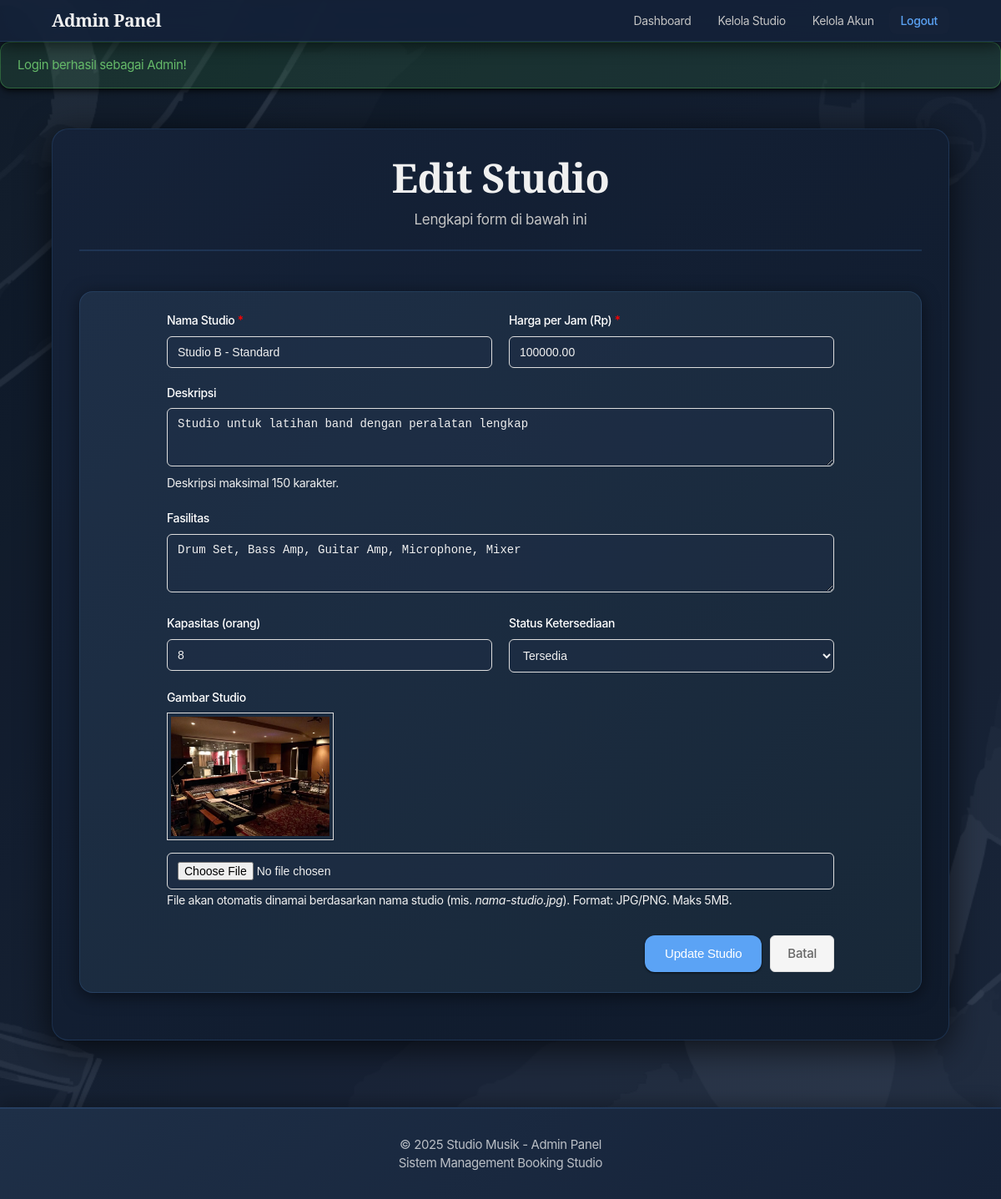
The page /public/index.php?url=admin/editStudio/2 (signed in) on the database its author committed.
### tables this page shows
CREATE TABLE `studios` (
  `id_studio` int(11) NOT NULL,
  `nama_studio` varchar(100) NOT NULL,
  `deskripsi` text DEFAULT NULL,
  `harga_per_jam` decimal(10,2) NOT NULL,
  `fasilitas` text DEFAULT NULL,
  `kapasitas` int(11) NOT NULL,
  `gambar` varchar(255) DEFAULT NULL,
  `status_ketersediaan` enum('Tersedia','Tidak Tersedia') DEFAULT 'Tersedia',
  `created_at` timestamp NULL DEFAULT current_timestamp()
);

### core/Controller.php (called while the page is built, shortened)
<?php
class Controller {
    public function view($view, $data = []) {
        extract($data);
        $viewFile = __DIR__ . "/../app/views/$view.php";
        if (!function_exists('old')) {
            function old($key, $default = '') {
                return $_SESSION['old'][$key] ?? $default;
            }
        }
        require_once $viewFile;
    }
    public function model($model) {
        $file = __DIR__ . "/../app/models/$model.php";
        return new $model();
    }
}
?>

### app/controllers/AdminController.php (called while the page is built, shortened)
<?php
require_once __DIR__ . '/../../core/Controller.php';
class AdminController extends Controller {
    public function editStudio($id_studio = null) {
        if (!$id_studio || !($studio = $this->model('Studio')->findById($id_studio))) {
            $this->setFlash('error', $id_studio ? 'Studio tidak ditemukan' : 'ID Studio tidak ditemukan');
            $this->redirect('/Studio-Music/public/index.php?url=admin/studios');
        }
        $this->view('admin/studio_form', ['admin' => $_SESSION['admin'], 'studio' => $studio, 'title' => 'Edit Studio']);
    }
}
?>

### config/Database.php (called while the page is built, shortened)
<?php
class Database {
    private $host = "localhost";
    private $db_name = "studio_music";
    private $username = "root";
    private $password = "";
    public function getConnection() {
        $this->conn = null;
        try {
            $this->conn = new PDO(
                "mysql:host=" . $this->host . ";dbname=" . $this->db_name,
                $this->username,
                $this->password
            );
            $this->conn->setAttribute(PDO::ATTR_ERRMODE, PDO::ERRMODE_EXCEPTION);
            $this->conn->exec("set names utf8");
        } catch(PDOException $e) {
            echo "Error Koneksi: " . $e->getMessage();
        }
        return $this->conn;
    }
}
?>

### core/Model.php (called while the page is built, shortened)
<?php
class Model {
    public function __construct() {
        require_once __DIR__ . '/../config/Database.php';
        $this->db = (new Database())->getConnection();
    }
}
?>

### app/models/Studio.php (called while the page is built, shortened)
<?php
require_once __DIR__ . '/../../core/Model.php';
class Studio extends Model {
    protected $table = 'studios';
    public function findById($id_studio) {
        $stmt = $this->db->prepare("SELECT * FROM {$this->table} WHERE id_studio = ? LIMIT 1");
        $stmt->execute([$id_studio]);
        return $stmt->fetch(PDO::FETCH_ASSOC);
    }
}
?>

### app/views/admin/studio_form.php (the view, shortened to what this page needs)
<?php include __DIR__ . '/header.php'; ?>
<div class="admin-dashboard-container">
    <div class="page-header">
        <h1><?= isset($studio) ? 'Edit Studio' : 'Tambah Studio Baru' ?></h1>
        <p>Lengkapi form di bawah ini</p>
    </div>
    <div class="admin-section">
        <form method="POST" action="/Studio-Music/public/index.php?url=admin/saveStudio" class="studio-form" enctype="multipart/form-data">
            <div class="form-row">
                <div class="form-group">
                    <label for="nama_studio">Nama Studio <span style="color: red;">*</span></label>
                          <input type="text" id="nama_studio" name="nama_studio" class="form-control"
                              value="<?= htmlspecialchars(old('nama_studio', isset($studio) ? $studio['nama_studio'] : '')) ?>"
                              required>
                </div>
                <div class="form-group">
                    <label for="harga_per_jam">Harga per Jam (Rp) <span style="color: red;">*</span></label>
                          <input type="number" id="harga_per_jam" name="harga_per_jam" class="form-control"
                              value="<?= htmlspecialchars(old('harga_per_jam', isset($studio) ? $studio['harga_per_jam'] : '')) ?>"
                              required min="0" step="1000">
                </div>
            </div>
            <div class="form-group">
                <label for="deskripsi">Deskripsi</label>
                <textarea id="deskripsi" name="deskripsi" class="form-control" rows="3" maxlength="150"><?= htmlspecialchars(old('deskripsi', isset($studio) ? $studio['deskripsi'] : '')) ?></textarea>
                <small>Deskripsi maksimal 150 karakter.</small>
            </div>
            <div class="form-group">
                <label for="fasilitas">Fasilitas</label>
                <textarea id="fasilitas" name="fasilitas" class="form-control" rows="3"
                          placeholder="Contoh: Microphone Condenser, Audio Interface, Drum Set, Keyboard"><?= htmlspecialchars(old('fasilitas', isset($studio) ? $studio['fasilitas'] : '')) ?></textarea>
            </div>
            <div class="form-row">
                <div class="form-group">
                    <label for="kapasitas">Kapasitas (orang)</label>
                          <input type="number" id="kapasitas" name="kapasitas" class="form-control"
                              value="<?= htmlspecialchars(old('kapasitas', isset($studio) ? $studio['kapasitas'] : '')) ?>"
                              min="1">
                </div>
                <div class="form-group">
                    <label for="status_ketersediaan">Status Ketersediaan</label>
                    <select id="status_ketersediaan" name="status_ketersediaan" class="form-control">
                        <option value="Tersedia" <?= old('status_ketersediaan', isset($studio) ? $studio['status_ketersediaan'] : 'Tersedia') == 'Tersedia' ? 'selected' : '' ?>>Tersedia</option>
                    </select>
                </div>
            </div>
            <div class="form-group">
                <label for="gambar_file">Gambar Studio</label>
                <?php if (isset($studio) && !empty($studio['gambar'])): ?>
                    <div style="margin-bottom:8px;">
                        <img src="/Studio-Music/public/images/<?= htmlspecialchars($studio['gambar']) ?>" alt="<?= htmlspecialchars($studio['nama_studio']) ?>" style="max-width:200px; border:1px solid #ddd; padding:4px;">
                    </div>
                <?php endif; ?>
                <input type="file" id="gambar_file" name="gambar_file" class="form-control" accept="image/jpeg,image/png" <?= isset($studio) ? '' : 'required' ?>>
                <small>File akan otomatis dinamai berdasarkan nama studio (mis. <em>nama-studio.jpg</em>). Format: JPG/PNG. Maks 5MB.</small>
            </div>
            <div class="form-actions">
                <button type="submit" class="btn btn-primary">
                    <?= isset($studio) ? 'Update Studio' : 'Tambah Studio' ?>
                </button>
                <a href="/Studio-Music/public/index.php?url=admin/studios" class="btn btn-secondary">
                    Batal
                </a>
            </div>
        </form>
    </div>
</div>
<?php include __DIR__ . '/footer.php'; ?>

### public/css/main.css (style rules this page uses)
:root { --color-primary: #5BA3F5; --color-primary-dark: #3D7BBF; --color-primary-light: #7CB8F7; --color-accent: #E6C068; --color-text: #F0F0F0; --color-text-secondary: #C4C4C4; --color-text-muted: #8A8A8A; --color-bg: #0B1829; --color-bg-secondary: #152238; --color-bg-card: #1E2F47; --color-border: #2D4563; --color-border-light: #243852; --color-overlay-light: rgba(11, 24, 41, 0.5); --color-overlay-dark: rgba(11, 24, 41, 0.88); --color-white: #ffffff; --color-dark: #0B1829; --shadow-sm: 0 1px 3px rgba(0, 0, 0, 0.35), 0 1px 2px rgba(0, 0, 0, 0.45); --shadow-md: 0 4px 8px rgba(0, 0, 0, 0.45), 0 2px 4px rgba(0, 0, 0, 0.5); --shadow-lg: 0 10px 20px rgba(0, 0, 0, 0.55), 0 4px 8px rgba(0, 0, 0, 0.45); --shadow-xl: 0 20px 30px rgba(0, 0, 0, 0.65), 0 10px 15px rgba(0, 0, 0, 0.55); --shadow-2xl: 0 25px 50px rgba(0, 0, 0, 0.75); --glow-blue: 0 0 20px rgba(91, 163, 245, 0.3); --glow-gold: 0 0 15px rgba(230, 192, 104, 0.25); --focus-ring: 0 0 0 4px rgba(91, 163, 245, 0.35); --transition-smooth: all 0.3s cubic-bezier(0.4, 0, 0.2, 1); --transition-bounce: all 0.4s cubic-bezier(0.68, -0.55, 0.265, 1.55); }
* { margin: 0; padding: 0; box-sizing: border-box; }
body { font-family: -apple-system, BlinkMacSystemFont, 'SF Pro Text', 'SF Pro Display', 'Helvetica Neue', Arial, sans-serif; background-color: var(--color-bg); background-image: url('/Studio-Music/public/images/background/background.png'), linear-gradient(135deg, #0B1829 0%, #152238 50%, #1A2840 100%); background-size: cover; background-position: center; background-repeat: no-repeat; background-attachment: fixed; color: var(--color-text); line-height: 1.47059; font-weight: 400; font-size: 17px; letter-spacing: -0.022em; -webkit-font-smoothing: antialiased; -moz-osx-font-smoothing: grayscale; min-height: 100vh; }
h1, h2, h3, h4, h5, h6 { font-family: 'Playfair Display', serif; font-weight: 600; letter-spacing: -0.015em; color: var(--color-text); }
h1 { font-size: 48px; line-height: 1.08349; font-weight: 700; letter-spacing: -0.003em; }
p { font-weight: 400; color: var(--color-text-secondary); }
.page-header { margin-bottom: 48px; text-align: center; padding-bottom: 24px; border-bottom: 2px solid rgba(91, 163, 245, 0.15); }
.page-header h1 { font-size: 48px; color: #F0F0F0; margin-bottom: 12px; font-weight: 700; letter-spacing: -0.015em; }
.page-header p, .page-header .subtitle { color: #C4C4C4; font-size: 17px; line-height: 1.42105; font-weight: 400; max-width: 640px; margin: 0 auto; }
.btn { padding: 12px 24px; border: none; border-radius: 12px; font-size: 15px; font-weight: 500; cursor: pointer; transition: var(--transition-smooth); text-decoration: none; display: inline-block; text-align: center; letter-spacing: -0.015em; box-shadow: var(--shadow-sm); }
.btn-primary { background: var(--color-primary); color: var(--color-white); }
.btn-secondary { background: var(--color-bg-secondary); color: var(--color-text); border: 1px solid var(--color-border); box-shadow: none; }
.form-group { margin-bottom: 20px; }
.form-group label { display: block; margin-bottom: 8px; font-weight: 500; color: #FFFFFF !important; font-size: 14px; }
.form-control { width: 100%; padding: 12px 16px; border: 1px solid rgba(91, 163, 245, 0.2); border-radius: 8px; font-size: 14px; transition: all 0.2s ease; background: rgba(30, 47, 71, 0.4); color: #F0F0F0; }
.form-row { display: grid; grid-template-columns: repeat(auto-fit, minmax(200px, 1fr)); gap: 16px; }
.form-actions { display: flex; gap: 12px; margin-top: 24px; justify-content: flex-end; }
.admin-section { background: linear-gradient(135deg, #1E2F47 0%, #182838 100%); padding: 24px; border-radius: 16px; border: 1px solid rgba(91, 163, 245, 0.15); margin-bottom: 24px; overflow: hidden; box-shadow: 0 4px 20px rgba(0, 0, 0, 0.5); }
.admin-dashboard-container { background: linear-gradient(135deg, #152238 0%, #0F1A2B 100%); padding: 32px; border-radius: 20px; box-shadow: 0 8px 40px rgba(0, 0, 0, 0.7); border: 1px solid rgba(91, 163, 245, 0.15); }

### rows shown on the page
studios: nama_studio "Studio B - Standard", harga_per_jam "100000.00", deskripsi "Studio untuk latihan band dengan peralatan lengkap", fasilitas "Drum Set, Bass Amp, Guitar Amp, Microphone, Mixer", kapasitas "8", status_ketersediaan "Tersedia", gambar (picture)

### other values the page prints
$flash['message'] "Login berhasil sebagai Admin!"
